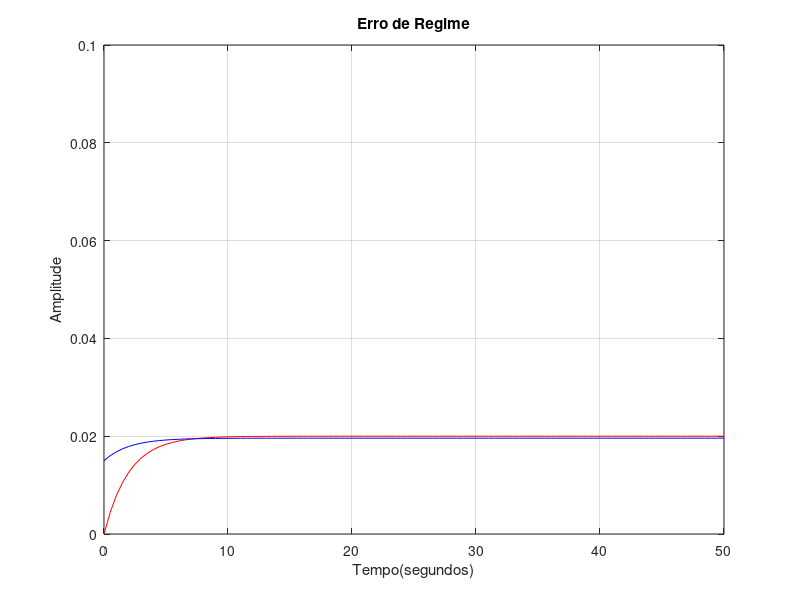

Write MATLAB code to recreate this figure.
clear; close all; clc;
pkg load control

num = [1];
den = [100 50];

plantaG = tf(num, den);

step(plantaG, 50, 'r');

hold on
kp = 1.5;
kd = .98;

step(tf([kp kd 0], [100 50 0]), 50, 'b');

axis([0,50,0,0.1])
xlabel('Tempo(segundos)')
ylabel('Amplitude')
title('Erro de Regime')

hold off;